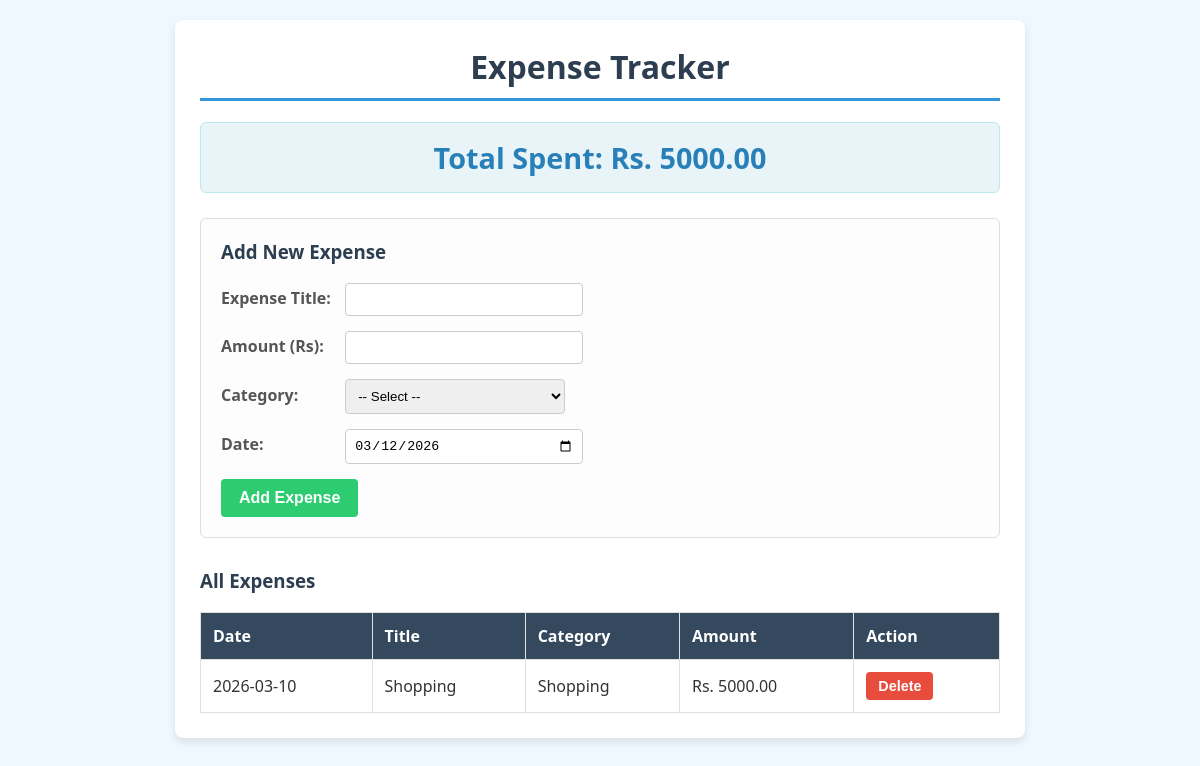
Before: / with the older database file.
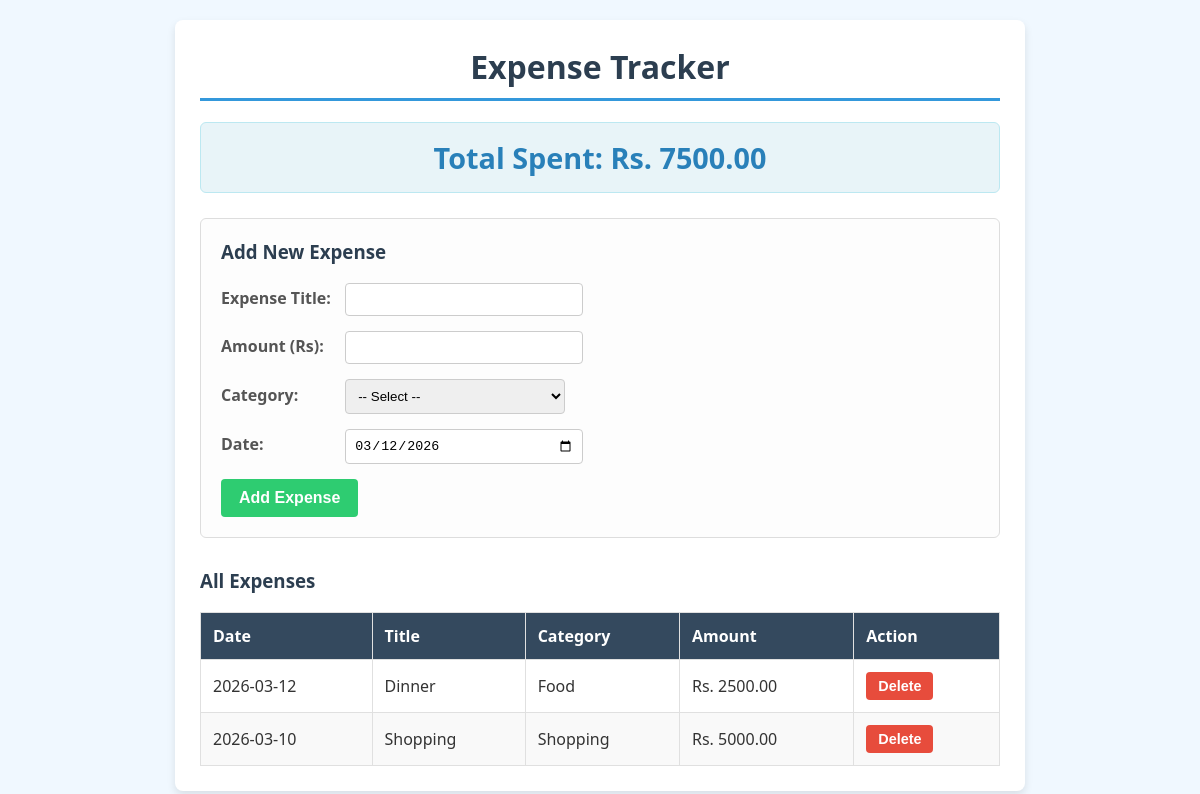
After: the same page with the newer database file.
### tables this page shows
CREATE TABLE expenses (
    id INTEGER PRIMARY KEY AUTOINCREMENT,
    title TEXT NOT NULL,
    amount REAL NOT NULL,
    category TEXT NOT NULL,
    date TEXT NOT NULL
);

### app.py (the view)
@app.route("/")
def index():
    conn = get_db_connection()
    expenses = conn.execute("SELECT * FROM expenses ORDER BY date DESC, id DESC").fetchall()
    conn.close()
    total_spending = sum(expense["amount"] for expense in expenses)
    return render_template("index.html", expenses=expenses, total_spending=total_spending)

### app.py (called while the page is built)
def get_db_connection():
    conn = sqlite3.connect(DATABASE)
    conn.row_factory = sqlite3.Row
    return conn

### templates/index.html (shortened to what this page needs)
{% extends 'base.html' %}
{% block content %}
<div class="summary">
    <h2>Total Spent: Rs. {{ "%.2f"|format(total_spending) if total_spending else "0.00" }}</h2>
</div>
<div class="form-section">
    <h3>Add New Expense</h3>
    <form action="{{ url_for('add_expense') }}" method="POST">
        <div class="input-group">
            <label for="title">Expense Title:</label>
            <input type="text" id="title" name="title" required>
        </div>
        <div class="input-group">
            <label for="amount">Amount (Rs):</label>
            <input type="number" id="amount" name="amount" step="0.01" min="0" required>
        </div>
        <div class="input-group">
            <label for="category">Category:</label>
            <select id="category" name="category" required>
                <option value="">-- Select --</option>
            </select>
        </div>
        <div class="input-group">
            <label for="date">Date:</label>
            <input type="date" id="date" name="date" required>
        </div>
        <button type="submit">Add Expense</button>
    </form>
</div>
<div class="table-section">
    <h3>All Expenses</h3>
    {% if expenses %}
        <table>
            <thead>
                <tr>
                    <th>Date</th>
                    <th>Title</th>
                    <th>Category</th>
                    <th>Amount</th>
                    <th>Action</th>
                </tr>
            </thead>
            <tbody>
                {% for expense in expenses %}
                <tr>
                    <td>{{ expense.date }}</td>
                    <td>{{ expense.title }}</td>
                    <td>{{ expense.category }}</td>
                    <td>Rs. {{ "%.2f"|format(expense.amount) }}</td>
                    <td>
                        <form action="{{ url_for('delete_expense', id=expense.id) }}" method="POST" style="display:inline;">
                            <button type="submit" onclick="return confirm('Delete this expense?');" class="delete-btn">Delete</button>
                        </form>
                    </td>
                </tr>
                {% endfor %}
            </tbody>
        </table>
    {% else %}
        <p>No expenses found. Add one above.</p>
    {% endif %}
</div>
{% endblock %}

### templates/base.html (shortened to what this page needs)
<!DOCTYPE html>
<html lang="en">
<head>
    <link rel="stylesheet" href="{{ url_for('static', filename='css/style.css') }}">
</head>
<body>
    <div class="container">
        <header>
            <h1>Expense Tracker</h1>
        </header>
        <main>
            {% block content %}{% endblock %}
        </main>
    </div>
</body>
</html>

### static/css/style.css (style rules this page uses)
body { font-family: 'Segoe UI', Tahoma, Geneva, Verdana, sans-serif; background-color: #f0f8ff; color: #333; margin: 0; padding: 20px; }
.container { max-width: 800px; margin: 0 auto; background-color: #ffffff; padding: 25px; border-radius: 8px; box-shadow: 0 4px 8px rgba(0,0,0,0.1); }
header h1 { text-align: center; color: #2c3e50; border-bottom: 3px solid #3498db; padding-bottom: 10px; margin-top: 0; }
.summary { background-color: #e8f4f8; color: #2980b9; padding: 15px; text-align: center; margin-bottom: 25px; border-radius: 6px; border: 1px solid #bce8f1; }
.summary h2 { margin: 0; font-size: 1.8em; }
.form-section { margin-bottom: 30px; padding: 20px; border-radius: 6px; border: 1px solid #ddd; background-color: #fdfdfd; }
.form-section h3 { margin-top: 0; color: #2c3e50; }
.input-group { margin-bottom: 15px; }
.input-group label { display: inline-block; width: 120px; font-weight: 600; color: #555; }
.input-group input, .input-group select { width: 220px; padding: 8px; border: 1px solid #ccc; border-radius: 4px; }
button { padding: 10px 18px; background-color: #2ecc71; color: #fff; border: none; border-radius: 4px; cursor: pointer; font-size: 1em; font-weight: bold; transition: background-color 0.2s; }
.delete-btn { background-color: #e74c3c; padding: 6px 12px; font-size: 0.9em; }
.table-section { margin-top: 20px; }
.table-section h3 { color: #2c3e50; }
table { width: 100%; border-collapse: collapse; margin-top: 10px; }
table, th, td { border: 1px solid #e0e0e0; }
th, td { padding: 12px; text-align: left; }
th { background-color: #34495e; color: white; }
tr:nth-child(even) { background-color: #f9f9f9; }

Changed rows visible on the page:
added expenses: date "2026-03-12", title "Dinner", category "Food", amount "2500.00"
Other visible differences:
{{ "%.2f"|format(total_spending) if total_spending else "0.00" }}: "5000.00" → "7500.00"
